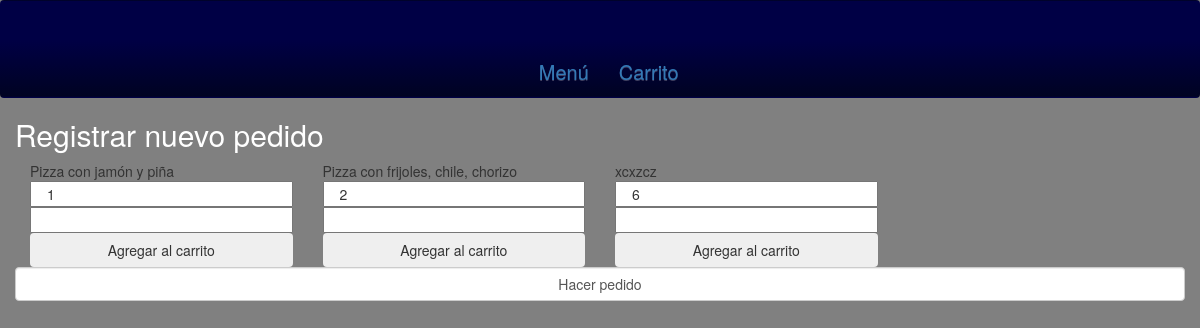
Screenshot of /views/menu/pizzas.php with the database file from the repository.
### tables this page shows
CREATE TABLE `producto` (
  `id` int(11) NOT NULL,
  `nombre` varchar(45) DEFAULT NULL,
  `descripcion` text,
  `precio` decimal(6,2) DEFAULT NULL,
  `categoria_id` int(11) DEFAULT NULL
);

### models/Product.php (called while the page is built, shortened)
<?php
include_once("Database.php");
class Product {
	static function get(){
		$sql ="SELECT * FROM Producto";
		$db = new Database();
		if ($rows = $db->query($sql)){
			return $rows;
		}
		return false;
	}
	static function getPizzas(){
		$sql ="SELECT * FROM Producto where categoria_id=1";
		$db = new Database();
		if ($rows = $db->query($sql)){
			return $rows;
		}
		return false;
	}
}
?>

### models/Database.php (called while the page is built, shortened)
<?php
	class Database{
		private $database;
		private $host;
		private $username;
		private $password;
		public $mysqli;
		function __construct()
		{
			$this->host       =		"localhost";
			$this->username   =		"root";
			$this->password   =		'';
			$this->database 	=		"pizzeria";
			$this->mysqli     =		null;
		}
		public function connect()
		{
			$this->mysqli = new mysqli($this->host, $this->username, $this->password, $this->database);
			$this->mysqli->set_charset("utf8");
			return true;
		}
		function query($sql) {
			if (!$query =$this->mysqli->query($sql)) {
				$errorMsg ="Error with MySQL connection. \n";
				$errorMsg .= "Errno: " . $this->mysqli->error . "\n";
			  return false;
			} else {
				if ($query===true) {
					return true;
				} else {
					$rows = array();
					while($row = $query->fetch_assoc()) {
						$rows[] = $row;
					}
					return $rows;
				}
			}
		}
	}

### controllers/ProductsController.php (called while the page is built, shortened)
<?php
if( isset($_POST['funcion']) ) {
	switch ($_POST['funcion']) {
		case 'insertarProductos':
			require_once("../models/Product.php");
			require_once("../models/Cleaner.php");
			$productos = json_decode($_POST['productos']);
			foreach ($productos as $item) {
				$nombre = Cleaner::cleanInput($item->_nombre);
				$categoria =(int)Cleaner::cleanInput($item->_categoria);
				$producto = new Product($item->_nombre,$item->_precio,$item->_categoria,$item->_descripcion);
				$producto->save();
			}
			break;
		case 'funcionUpdate':
			require_once("../models/Product.php");
			require_once("../models/Cleaner.php");
			$productos = json_decode($_POST['productos']);
			foreach ($productos as $item) {
				$id =  Cleaner :: cleanInput($item->_id);
				$nombre = Cleaner::cleanInput($item->_nombre);
				$categoria =(int)Cleaner::cleanInput($item->_categoria);
				$producto = new Product($item->_id,$item->_nombre,$item->_precio,$item->_categoria,$item->_descripcion);
				$producto->update();
			}
			break;
			case 'funcionUpdate':
				require_once("../models/Product.php");
				require_once("../models/Cleaner.php");
				$productos = json_decode($_POST['productos']);
				foreach ($productos as $item) {
					$id =  Cleaner :: cleanInput($item->_id);
					$nombre = Cleaner::cleanInput($item->_nombre);
					$categoria =(int)Cleaner::cleanInput($item->_categoria);
					$producto = new Product($item->_id,$item->_nombre,$item->_precio,$item->_categoria,$item->_descripcion);
					$producto->update();
				}
				break;
			case 'eliminarProducto':
				require_once("../models/Product.php");
				require_once("../models/Cleaner.php");
				$producto = json_decode($_POST['productos']);
				$product = new Product($producto,"",0,0,"");
				$product->delete();
				break;
	}
} else {
	include_once("../../models/Product.php");
	$productos = Product::get();
	$pizzas = Product::getPizzas();
}
?>

### views/menu/pizzas.php (the view, shortened to what this page needs)
<?php
include_once("./../../controllers/ProductsController.php");
?>
<!DOCTYPE html>
<html>
<head>
  <link rel="stylesheet" href="https://maxcdn.bootstrapcdn.com/bootstrap/3.3.7/css/bootstrap.min.css">
  <link rel="stylesheet" href="https://maxcdn.bootstrapcdn.com/bootstrap/3.3.7/css/bootstrap-theme.min.css">
  <link rel="stylesheet" href="./../../assets/css/style.css">
</head>
<body>
  <header>
    <nav class="navbar">
      <div class="container-fluid ">
        <div class="navbar-header">
          <div class="headerLogo" onClick="window.location='./../../index.php'"></div>
        </div>
        <div class="collapse navbar-collapse" id="bs-example-navbar-collapse-1">
          <center>
            <ul class="nav navbar-nav" style="margin-top: 4%; margin-left: 31%">
              <li><a href="./../../index.php" class="tama">Menú</a></li>
              <li><a href="./carrito.php" class="tama">Carrito</a></li>
            </ul>
          </center>
        </div>
      </div>
    </nav>
  </header>
  <div class="col-xs-12">
    <h2 class ="white-text">Registrar nuevo pedido</h2>
      <?php
        foreach ($pizzas as $producto) {
      ?>
        <div class="col-md-3">
          <form id="<?php echo $producto['id']; ?>" action="index.html" method="post">
            <span><?php echo $producto['descripcion']; ?></span>
            <input type="text" class="col-xs-12" name="" value="<?php echo $producto['id']; ?>">
            <input type="number" id="cantidad" onchange="document.getElementById('cantidad').value=this.value" class="input col-xs-12">
            <button onclick="addToCart(
                                        <?php echo $producto['id']?>
                                      )" type="button" id="AddCart" class="col-xs-12 btn btn-alert">Agregar al carrito</button>
          </form>
        </div>
      <?php
        }
      ?>
    <br>
    <button type="button" class="form-control" id="guardar">Hacer pedido</button>
  </div>
</body>
</html>

### assets/css/style.css (style rules this page uses)
html { height: 100%; }
html body { height: 100%; background-color: gray; }
html nav.navbar { margin: 0; height: 200px  background: rgba(0, 0, 69, 1); background: linear-gradient(to bottom, rgba(0,0,69,1) 10%, rgba(0,0,69,1) 40%, rgba(0,5,5,5) 150%); background-position: 80%; }
html .white-text { color: white; }
html .headerLogo { margin: 0 auto; width: 155px !important; height: 40px !important; background-size: 155px 40px; margin-left: 360%; margin-top: 5%; background-image: url("https://d37z34r4iloq83.cloudfront.net/img/mbl-full-logo.png"); }
html .tama { font-size: 20px; }

### rows the page displays
producto: descripcion "Pizza con jamón y piña", id "1"
producto: descripcion "Pizza con frijoles, chile, chorizo", id "2"
producto: descripcion "xcxzcz", id "6"
